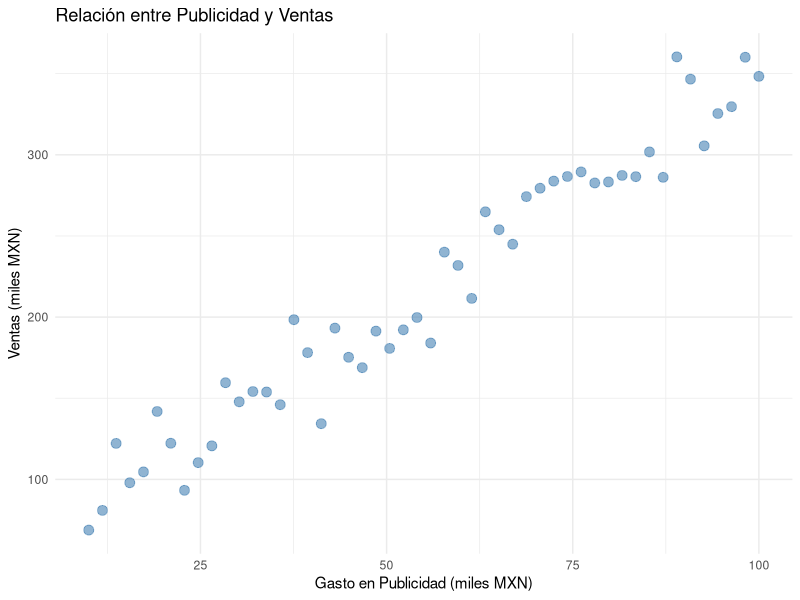
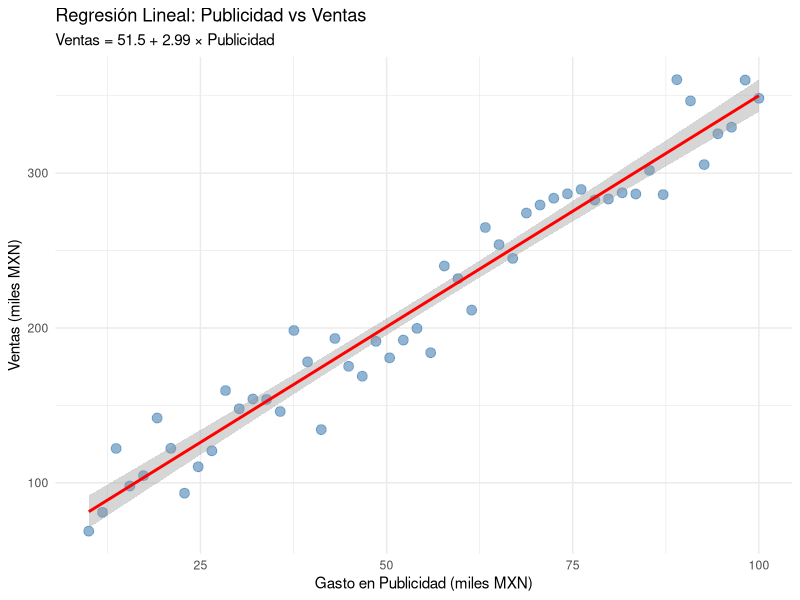
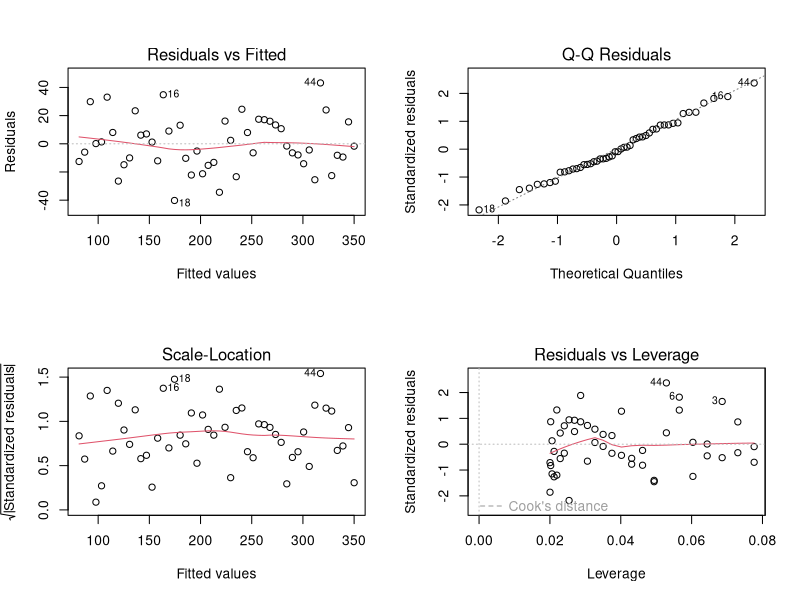
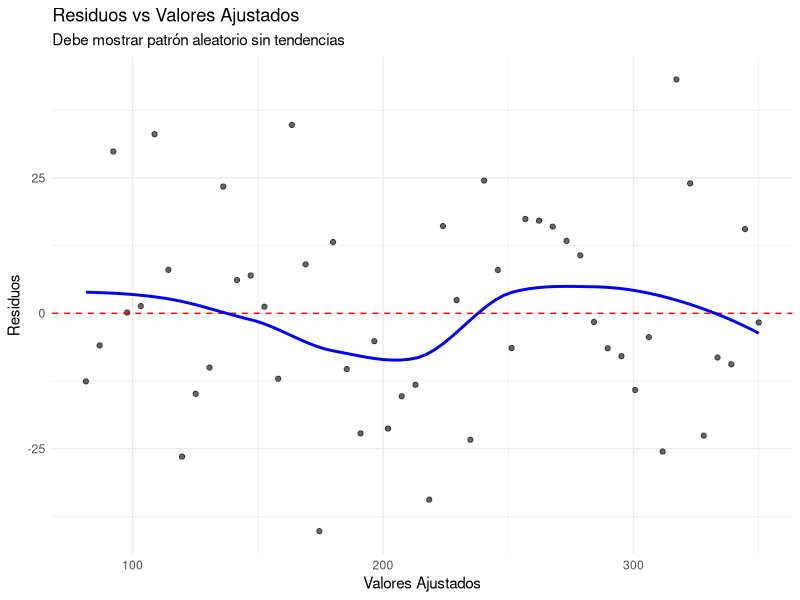
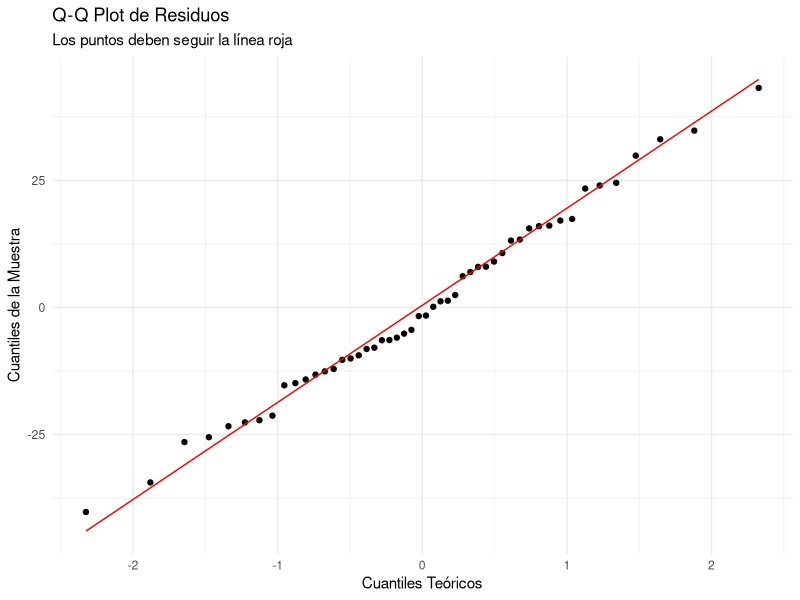
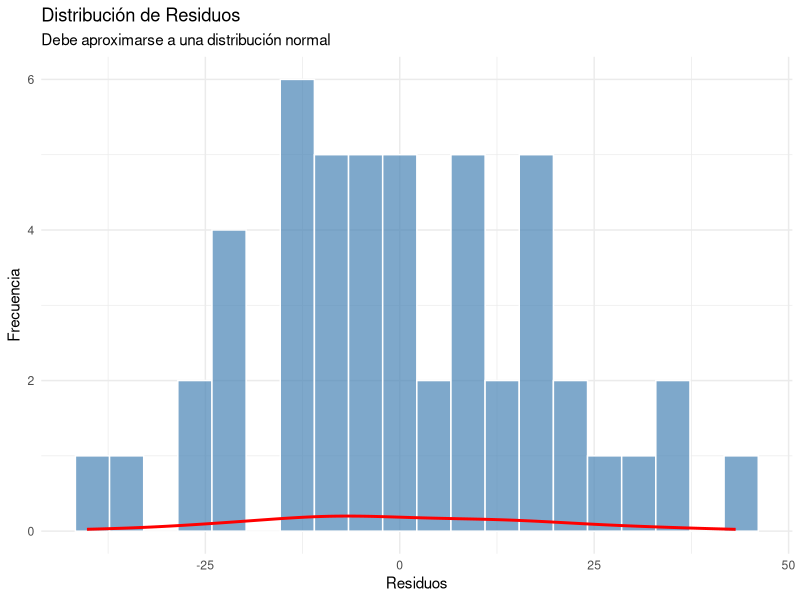
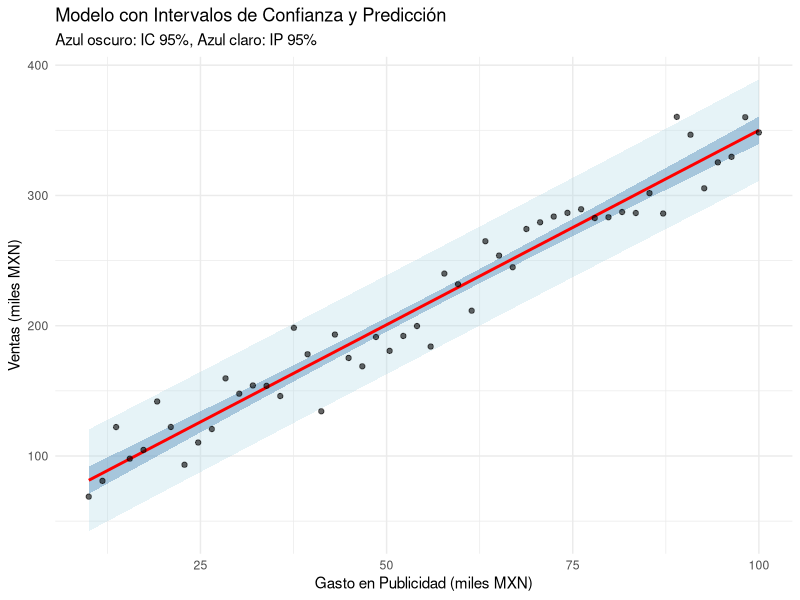
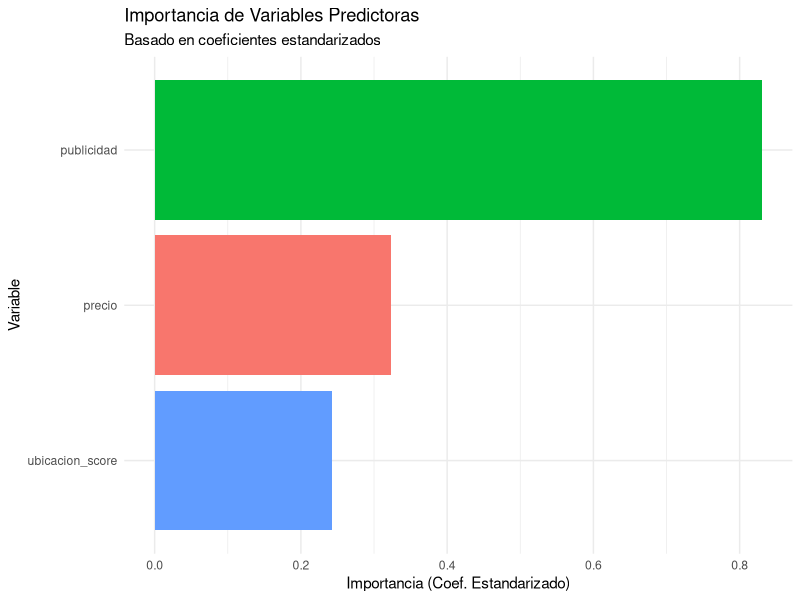

Recreate these plots in R, in order.
# =============================================================================
# MÓDULO 5: MODELOS ESTADÍSTICOS AVANZADOS
# Lección 1: Regresión Lineal
# =============================================================================

# La regresión lineal modela la relación entre una variable dependiente (Y)
# y una o más variables independientes (X)

# CONTENIDO:
# 1. Regresión lineal simple
# 2. Evaluación del modelo
# 3. Diagnóstico del modelo
# 4. Predicciones
# 5. Regresión lineal múltiple

# =============================================================================
# PREPARACIÓN
# =============================================================================

library(ggplot2)
library(dplyr)

# =============================================================================
# 1. REGRESIÓN LINEAL SIMPLE
# =============================================================================

# Regresión lineal simple: Y = β₀ + β₁X + ε
# β₀ = intercepto (ordenada al origen)
# β₁ = pendiente (efecto de X sobre Y)
# ε = error

# Ejemplo: Predecir ventas basándose en gasto en publicidad
set.seed(123)
publicidad <- seq(10, 100, length.out = 50)  # Gasto en publicidad (miles)
ventas <- 50 + 3 * publicidad + rnorm(50, mean = 0, sd = 20)  # Ventas (miles)

datos <- data.frame(publicidad, ventas)
head(datos)

# Visualización de los datos
ggplot(datos, aes(x = publicidad, y = ventas)) +
  geom_point(size = 3, alpha = 0.6, color = "steelblue") +
  labs(
    title = "Relación entre Publicidad y Ventas",
    x = "Gasto en Publicidad (miles MXN)",
    y = "Ventas (miles MXN)"
  ) +
  theme_minimal()

# Crear modelo de regresión lineal
# Sintaxis: lm(Y ~ X, data = datos)
modelo <- lm(ventas ~ publicidad, data = datos)

# Ver resultados del modelo
print(summary(modelo))

# Extraer coeficientes
coeficientes <- coef(modelo)
print(paste("Intercepto (β₀):", round(coeficientes[1], 2)))
print(paste("Pendiente (β₁):", round(coeficientes[2], 2)))

# Interpretación:
# Por cada mil pesos adicionales en publicidad, las ventas aumentan
# aproximadamente 3 mil pesos

# Ecuación del modelo
print(paste("Ecuación: Ventas =", round(coeficientes[1], 2), "+",
            round(coeficientes[2], 2), "* Publicidad"))

# Visualización con línea de regresión
ggplot(datos, aes(x = publicidad, y = ventas)) +
  geom_point(size = 3, alpha = 0.6, color = "steelblue") +
  geom_smooth(method = "lm", color = "red", se = TRUE) +
  labs(
    title = "Regresión Lineal: Publicidad vs Ventas",
    subtitle = paste("Ventas =", round(coeficientes[1], 1), "+",
                    round(coeficientes[2], 2), "× Publicidad"),
    x = "Gasto en Publicidad (miles MXN)",
    y = "Ventas (miles MXN)"
  ) +
  theme_minimal()

# =============================================================================
# 2. EVALUACIÓN DEL MODELO
# =============================================================================

# Métricas clave para evaluar el modelo

# R² (R-cuadrado o coeficiente de determinación)
# Proporción de la varianza en Y explicada por X
# Rango: 0 a 1 (mientras más alto, mejor)
r_cuadrado <- summary(modelo)$r.squared
print(paste("R²:", round(r_cuadrado, 4)))
print(paste("El modelo explica el", round(r_cuadrado * 100, 2), "% de la varianza"))

# R² ajustado
# Ajusta R² por el número de predictores (mejor para regresión múltiple)
r_cuadrado_adj <- summary(modelo)$adj.r.squared
print(paste("R² ajustado:", round(r_cuadrado_adj, 4)))

# Error estándar residual (RSE)
# Promedio de qué tan lejos están las observaciones de la línea de regresión
rse <- summary(modelo)$sigma
print(paste("Error estándar residual:", round(rse, 2)))

# Prueba F
# H0: El modelo no es mejor que simplemente usar la media de Y
# p-valor < 0.05 indica que el modelo es significativo
f_statistic <- summary(modelo)$fstatistic
p_valor_modelo <- pf(f_statistic[1], f_statistic[2], f_statistic[3], lower.tail = FALSE)
print(paste("p-valor del modelo:", round(p_valor_modelo, 6)))

# Prueba t para los coeficientes
# Verifica si cada coeficiente es significativamente diferente de 0
coef_summary <- summary(modelo)$coefficients
print("Pruebas de significancia de coeficientes:")
print(coef_summary)

# =============================================================================
# 3. DIAGNÓSTICO DEL MODELO
# =============================================================================

# Los supuestos de regresión lineal:
# 1. Linealidad: La relación entre X e Y es lineal
# 2. Independencia: Las observaciones son independientes
# 3. Homocedasticidad: Varianza constante de los residuos
# 4. Normalidad: Los residuos siguen una distribución normal

# Gráficos de diagnóstico
par(mfrow = c(2, 2))  # Configurar para 4 gráficos
plot(modelo)
par(mfrow = c(1, 1))  # Restaurar configuración

# Análisis individual de residuos
residuos <- residuals(modelo)
valores_ajustados <- fitted(modelo)

# 1. Gráfico de residuos vs valores ajustados (Homocedasticidad)
ggplot(data.frame(ajustados = valores_ajustados, residuos = residuos),
       aes(x = ajustados, y = residuos)) +
  geom_point(alpha = 0.6) +
  geom_hline(yintercept = 0, color = "red", linetype = "dashed") +
  geom_smooth(se = FALSE, color = "blue") +
  labs(
    title = "Residuos vs Valores Ajustados",
    subtitle = "Debe mostrar patrón aleatorio sin tendencias",
    x = "Valores Ajustados",
    y = "Residuos"
  ) +
  theme_minimal()

# 2. Q-Q Plot (Normalidad de residuos)
ggplot(data.frame(residuos = residuos), aes(sample = residuos)) +
  stat_qq() +
  stat_qq_line(color = "red") +
  labs(
    title = "Q-Q Plot de Residuos",
    subtitle = "Los puntos deben seguir la línea roja",
    x = "Cuantiles Teóricos",
    y = "Cuantiles de la Muestra"
  ) +
  theme_minimal()

# 3. Histograma de residuos
ggplot(data.frame(residuos = residuos), aes(x = residuos)) +
  geom_histogram(bins = 20, fill = "steelblue", color = "white", alpha = 0.7) +
  geom_density(aes(y = after_stat(density) * 10), color = "red", size = 1) +
  labs(
    title = "Distribución de Residuos",
    subtitle = "Debe aproximarse a una distribución normal",
    x = "Residuos",
    y = "Frecuencia"
  ) +
  theme_minimal()

# Prueba de normalidad de residuos (Shapiro-Wilk)
prueba_normalidad <- shapiro.test(residuos)
print(paste("Prueba Shapiro-Wilk p-valor:", round(prueba_normalidad$p.value, 4)))
if (prueba_normalidad$p.value > 0.05) {
  print("Los residuos parecen seguir una distribución normal")
} else {
  print("Los residuos NO parecen seguir una distribución normal")
}

# =============================================================================
# 4. PREDICCIONES
# =============================================================================

# Hacer predicciones con el modelo

# Predicción para valores específicos
nuevos_datos <- data.frame(publicidad = c(50, 75, 100))
predicciones <- predict(modelo, newdata = nuevos_datos)

print("Predicciones:")
print(data.frame(
  publicidad = nuevos_datos$publicidad,
  ventas_predichas = round(predicciones, 2)
))

# Predicciones con intervalos de confianza
predicciones_ic <- predict(modelo, newdata = nuevos_datos, interval = "confidence", level = 0.95)
print("Predicciones con IC 95%:")
print(round(predicciones_ic, 2))

# Predicciones con intervalos de predicción (más amplios)
predicciones_ip <- predict(modelo, newdata = nuevos_datos, interval = "prediction", level = 0.95)
print("Predicciones con Intervalo de Predicción 95%:")
print(round(predicciones_ip, 2))

# Visualización de predicciones
rango_publicidad <- data.frame(publicidad = seq(min(datos$publicidad),
                                                max(datos$publicidad),
                                                length.out = 100))
pred_ic <- predict(modelo, newdata = rango_publicidad, interval = "confidence")
pred_ip <- predict(modelo, newdata = rango_publicidad, interval = "prediction")

datos_pred <- data.frame(
  publicidad = rango_publicidad$publicidad,
  fit = pred_ic[, "fit"],
  ic_lwr = pred_ic[, "lwr"],
  ic_upr = pred_ic[, "upr"],
  ip_lwr = pred_ip[, "lwr"],
  ip_upr = pred_ip[, "upr"]
)

ggplot() +
  geom_ribbon(data = datos_pred, aes(x = publicidad, ymin = ip_lwr, ymax = ip_upr),
              fill = "lightblue", alpha = 0.3) +
  geom_ribbon(data = datos_pred, aes(x = publicidad, ymin = ic_lwr, ymax = ic_upr),
              fill = "steelblue", alpha = 0.4) +
  geom_line(data = datos_pred, aes(x = publicidad, y = fit), color = "red", size = 1) +
  geom_point(data = datos, aes(x = publicidad, y = ventas), alpha = 0.6) +
  labs(
    title = "Modelo con Intervalos de Confianza y Predicción",
    subtitle = "Azul oscuro: IC 95%, Azul claro: IP 95%",
    x = "Gasto en Publicidad (miles MXN)",
    y = "Ventas (miles MXN)"
  ) +
  theme_minimal()

# EJERCICIO 1: Crea un modelo de regresión
# Usa el dataset mtcars
# Predice mpg (millas por galón) usando wt (peso)
# Evalúa el modelo y haz predicciones
# Tu código aquí:
# head(mtcars)




# =============================================================================
# 5. REGRESIÓN LINEAL MÚLTIPLE
# =============================================================================

# Regresión lineal múltiple: Y = β₀ + β₁X₁ + β₂X₂ + ... + βₙXₙ + ε
# Múltiples variables predictoras

# Ejemplo: Predecir ventas usando publicidad, precio y ubicación
set.seed(456)
n <- 100
datos_multiple <- data.frame(
  publicidad = rnorm(n, mean = 50, sd = 15),
  precio = rnorm(n, mean = 100, sd = 20),
  ubicacion_score = rnorm(n, mean = 70, sd = 10)
)

# Generar ventas basadas en múltiples factores
datos_multiple$ventas <- 20 +
  2.5 * datos_multiple$publicidad -
  0.8 * datos_multiple$precio +
  1.2 * datos_multiple$ubicacion_score +
  rnorm(n, mean = 0, sd = 15)

head(datos_multiple)

# Modelo de regresión múltiple
modelo_multiple <- lm(ventas ~ publicidad + precio + ubicacion_score, data = datos_multiple)
print(summary(modelo_multiple))

# Extraer coeficientes
coef_mult <- coef(modelo_multiple)
print("Coeficientes del modelo:")
print(round(coef_mult, 2))

# Interpretación:
print("Interpretaciones:")
print(paste("- Por cada unidad adicional en publicidad, ventas aumentan",
            round(coef_mult["publicidad"], 2), "manteniendo otras variables constantes"))
print(paste("- Por cada unidad adicional en precio, ventas disminuyen",
            abs(round(coef_mult["precio"], 2)), "manteniendo otras variables constantes"))
print(paste("- Por cada unidad adicional en ubicacion_score, ventas aumentan",
            round(coef_mult["ubicacion_score"], 2), "manteniendo otras variables constantes"))

# Métricas del modelo
print(paste("R²:", round(summary(modelo_multiple)$r.squared, 4)))
print(paste("R² ajustado:", round(summary(modelo_multiple)$adj.r.squared, 4)))

# Comparar modelos simples vs múltiple
modelo_solo_pub <- lm(ventas ~ publicidad, data = datos_multiple)
modelo_pub_precio <- lm(ventas ~ publicidad + precio, data = datos_multiple)

# Comparación de R²
print("Comparación de modelos:")
print(paste("Solo publicidad - R²:", round(summary(modelo_solo_pub)$r.squared, 4)))
print(paste("Publicidad + Precio - R²:", round(summary(modelo_pub_precio)$r.squared, 4)))
print(paste("Modelo completo - R²:", round(summary(modelo_multiple)$r.squared, 4)))

# ANOVA para comparar modelos
anova_modelos <- anova(modelo_solo_pub, modelo_pub_precio, modelo_multiple)
print("ANOVA de comparación de modelos:")
print(anova_modelos)

# Verificar multicolinealidad (VIF - Variance Inflation Factor)
# VIF > 10 indica multicolinealidad problemática
# Necesita el paquete car
# install.packages("car")
library(car)
vif_valores <- vif(modelo_multiple)
print("VIF (Variance Inflation Factor):")
print(vif_valores)

# Predicciones con modelo múltiple
nuevos_datos_mult <- data.frame(
  publicidad = c(40, 60, 80),
  precio = c(90, 100, 110),
  ubicacion_score = c(65, 75, 85)
)

predicciones_mult <- predict(modelo_multiple, newdata = nuevos_datos_mult,
                             interval = "confidence")
print("Predicciones del modelo múltiple:")
print(round(predicciones_mult, 2))

# Importancia relativa de predictores
# Coeficientes estandarizados
datos_estandarizados <- as.data.frame(scale(datos_multiple))
modelo_estandarizado <- lm(ventas ~ publicidad + precio + ubicacion_score,
                          data = datos_estandarizados)
coef_std <- coef(modelo_estandarizado)[-1]  # Excluir intercepto

importancia_df <- data.frame(
  variable = names(coef_std),
  coeficiente_std = abs(coef_std)
) %>% arrange(desc(coeficiente_std))

print("Importancia relativa de variables (coeficientes estandarizados):")
print(importancia_df)

ggplot(importancia_df, aes(x = reorder(variable, coeficiente_std),
                           y = coeficiente_std, fill = variable)) +
  geom_col() +
  coord_flip() +
  labs(
    title = "Importancia de Variables Predictoras",
    subtitle = "Basado en coeficientes estandarizados",
    x = "Variable",
    y = "Importancia (Coef. Estandarizado)"
  ) +
  theme_minimal() +
  theme(legend.position = "none")

# EJERCICIO 2: Regresión múltiple con mtcars
# Predice mpg usando hp, wt, y cyl
# Evalúa el modelo y calcula VIF
# Tu código aquí:




# =============================================================================
# EJEMPLO PRÁCTICO: PREDICCIÓN DE PRECIO DE CASAS
# =============================================================================

# Datos de casas
set.seed(789)
n_casas <- 200
casas <- data.frame(
  metros_cuadrados = rnorm(n_casas, mean = 120, sd = 30),
  habitaciones = sample(1:5, n_casas, replace = TRUE),
  antiguedad = sample(0:30, n_casas, replace = TRUE),
  distancia_centro = rnorm(n_casas, mean = 10, sd = 5)
)

# Generar precio basado en características
casas$precio <- 500000 +
  3000 * casas$metros_cuadrados +
  50000 * casas$habitaciones -
  5000 * casas$antiguedad -
  8000 * casas$distancia_centro +
  rnorm(n_casas, mean = 0, sd = 50000)

# Asegurar precios positivos
casas$precio <- pmax(casas$precio, 100000)

print("=== MODELO DE PREDICCIÓN DE PRECIOS DE CASAS ===")

# 1. Exploración inicial
print("Correlaciones con precio:")
correlaciones <- cor(casas)[, "precio"]
print(round(sort(correlaciones, decreasing = TRUE), 3))

# 2. Crear modelo
modelo_casas <- lm(precio ~ metros_cuadrados + habitaciones +
                   antiguedad + distancia_centro, data = casas)
print(summary(modelo_casas))

# 3. Evaluación
print(paste("R² del modelo:", round(summary(modelo_casas)$r.squared, 4)))
print(paste("Error estándar:", round(summary(modelo_casas)$sigma, 2)))

# 4. Diagnóstico visual
residuos_casas <- residuals(modelo_casas)
ggplot(data.frame(residuos = residuos_casas), aes(x = residuos)) +
  geom_histogram(bins = 30, fill = "coral", color = "white", alpha = 0.7) +
  labs(
    title = "Distribución de Residuos - Modelo de Precios",
    x = "Residuos",
    y = "Frecuencia"
  ) +
  theme_minimal()

# 5. Predicción para una casa nueva
casa_nueva <- data.frame(
  metros_cuadrados = 150,
  habitaciones = 3,
  antiguedad = 5,
  distancia_centro = 8
)

precio_predicho <- predict(modelo_casas, newdata = casa_nueva, interval = "prediction")
print("Predicción de precio para casa nueva:")
print(paste("Precio estimado:", format(round(precio_predicho[1], 0), big.mark = ",")))
print(paste("IC 95%: [", format(round(precio_predicho[2], 0), big.mark = ","),
            "-", format(round(precio_predicho[3], 0), big.mark = ","), "]"))

# =============================================================================
# RESUMEN DE LA LECCIÓN
# =============================================================================
# ✓ Regresión lineal simple: lm(Y ~ X)
# ✓ Evaluación: R², R² ajustado, RSE, prueba F
# ✓ Diagnóstico: residuos, Q-Q plot, homocedasticidad
# ✓ Predicciones: predict() con IC y IP
# ✓ Regresión múltiple: lm(Y ~ X1 + X2 + X3)
# ✓ Multicolinealidad: VIF
# ✓ Comparación de modelos: anova()

# =============================================================================
# ¡Felicidades! Has completado la Lección 1 del Módulo 5
# Continúa con leccion2_modelos_clasificacion.R
# =============================================================================
